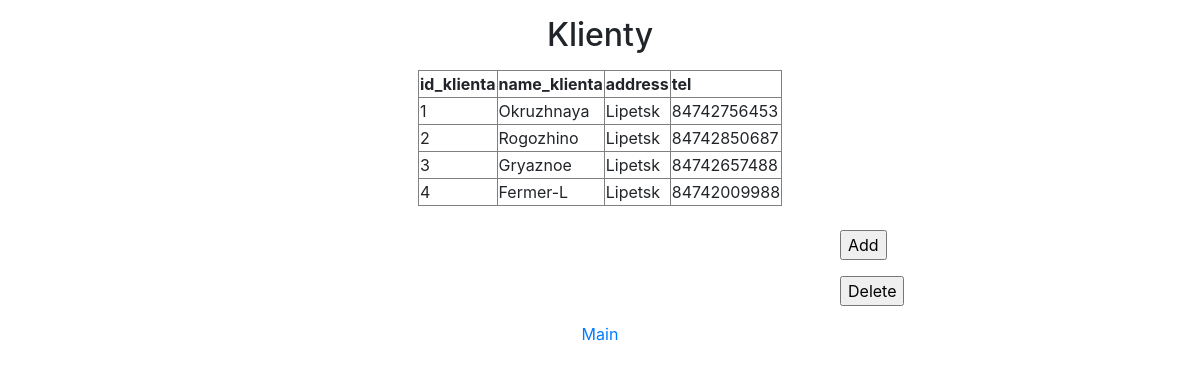
Screenshot of /klienty.php with the database file from the repository.
### tables this page shows
CREATE TABLE `klienty` (
  `id_klienta` int(11) NOT NULL,
  `name_klienta` varchar(50) NOT NULL,
  `address` varchar(50) NOT NULL,
  `tel` varchar(255) NOT NULL
);

### klienty.php (the view, shortened to what this page needs)
<!DOCTYPE html>
<html>
<head>
<link rel="stylesheet" href="https://stackpath.bootstrapcdn.com/bootstrap/4.4.1/css/bootstrap.min.css">
</head>
<body>
<p><h2 align='center'>Klienty</h2></p>
<?php
require_once 'connection.php';
$link = mysqli_connect($host, $user, $password, $database)
    or die("Error! " . mysqli_error($link));
$query = "SELECT * FROM klienty";
$result = mysqli_query($link, $query) or die("Error of query! " . mysqli_error($link));
if($result)
{
    $rows = mysqli_num_rows($result);
    echo "<table align='center' border=1px><tr><th>id_klienta</th><th>name_klienta</th><th>address</th><th>tel</th></tr>";
    for ($i = 0 ; $i < $rows ; ++$i)
    {
        $row = mysqli_fetch_row($result);
        echo "<tr>";
            for ($j = 0 ; $j < 4 ; ++$j) echo "<td>$row[$j]</td>";
        echo "</tr>";
    }
    echo "</table>";
	echo "<br>";
}
?>
<form method="GET" action="klientadd.php">
<p class='margin'><input type="submit" value="Add"></p>
</form>
<form method="GET" action="klientdel.php">
<p class='margin'><input type="submit" value="Delete"></p>
</form>
<p align='center'><a href="index.php">Main</a></p>
</body>
</html>

### klienty.php (style rules this page uses)
.margin { margin-left: 70%; }

### rows the page displays
klienty: id_klienta "1", name_klienta "Okruzhnaya", address "Lipetsk", tel "84742756453"
klienty: id_klienta "2", name_klienta "Rogozhino", address "Lipetsk", tel "84742850687"
klienty: id_klienta "3", name_klienta "Gryaznoe", address "Lipetsk", tel "84742657488"
klienty: id_klienta "4", name_klienta "Fermer-L", address "Lipetsk", tel "84742009988"
